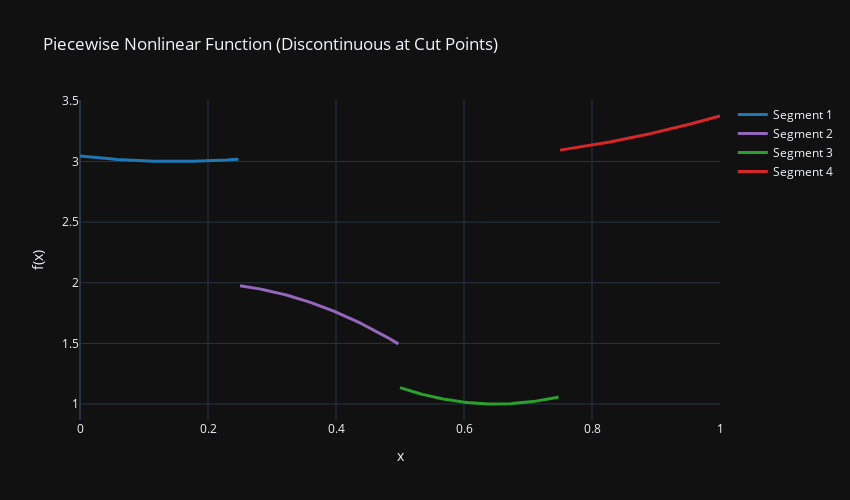

Notebook cell for this chart:
### Code cell
# Define segment colors
colors = ["#1f77b4", "#9467bd", "#2ca02c", "#d62728"]
functions = [f_seg1, f_seg2, f_seg3, f_seg4]

# Build segment arrays
segments = [
    np.linspace(cuts[i], cuts[i+1], 100, endpoint=False) for i in range(len(cuts)-1)
]
segments[-1] = np.linspace(cuts[-2], cuts[-1], 100, endpoint=True)

segments_y = [func(seg) for seg, func in zip(segments, functions)]

# Create figure
fig = go.Figure()

# Add each segment separately
for i, (segx, segy) in enumerate(zip(segments, segments_y)):
    fig.add_trace(go.Scatter(
        x=segx,
        y=segy,
        mode="lines",
        line=dict(width=3, color=colors[i]),
        name=f"Segment {i+1}"
    ))

# Layout
fig.update_layout(
    title="Piecewise Nonlinear Function (Discontinuous at Cut Points)",
    xaxis_title="x",
    yaxis_title="f(x)",
    template="plotly_dark",
    width=850,
    height=500,
    hovermode="x unified",
    showlegend=True
)

fig.show()
